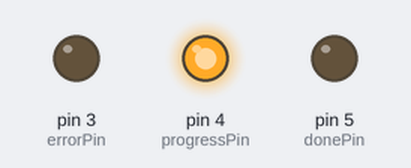
A sketch run on a simulated Arduino Uno, built with avr-gcc and run on an emulated ATmega328P. Parts: output pins drawn as LEDs (lit = HIGH). Storage starts empty; what the sketch prints to the serial monitor is not drawn.

Above: at 0.1 s.
Timing chart, 0 to 1.6 s (numbered marks = the images above):
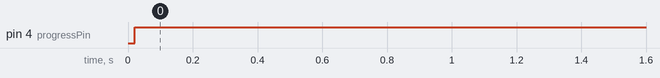

Measured:
- by itself, pin 4 (progressPin): LOW → HIGH at 0.02 s

The sketch:

Battery.ino
```cpp
#include <SD.h>
#include <SPI.h>
#include <TimeLib.h>

const int chipSelect = 2;  // MicroSD CS lába
const int errorPin = 3;    // Hibajelző LED
const int progressPin = 4; // Mérés folyamatát jelző LED
const int donePin = 5;     // Mérés befejezését jelző LED
const int analogin = 0;    // Innen olvassa a feszültséget feles leosztással

void setup()
{
  setTime(0);

  pinMode(errorPin, OUTPUT);
  pinMode(progressPin, OUTPUT);
  pinMode(donePin, OUTPUT);

  digitalWrite(errorPin, LOW);
  digitalWrite(progressPin, LOW);
  digitalWrite(donePin, LOW);

  Serial.begin(9600);
  if (!SD.begin(chipSelect))
  {
    Serial.println("SD: error");
    digitalWrite(errorPin, HIGH);
    while(1);
  }
  else
  {
    Serial.println("SD: OK");
  }
}

void loop()
{
  digitalWrite(progressPin, HIGH);
  float voltage = 2.0 * analogRead(analogin) * (5.0 / 1023.0);
  time_t t = now();

  if (voltage < 1)
  {
    digitalWrite(progressPin, LOW);
    digitalWrite(donePin, HIGH);
    while(1);
  }
  else
  {
    File dataFile = SD.open("datalog.txt", FILE_WRITE);
    if (dataFile)
    {
      dataFile.print(hour(t));
      dataFile.print(":");
      dataFile.print(minute(t));
      dataFile.print(":");
      dataFile.print(second(t));
      dataFile.print("\t");
      dataFile.println(voltage);
      dataFile.close();
    }
    else
    {
      Serial.println("File: error");
      digitalWrite(progressPin, LOW);
      digitalWrite(errorPin, HIGH);
      while(1);
    }
  }
  delay(300000);
}
```
